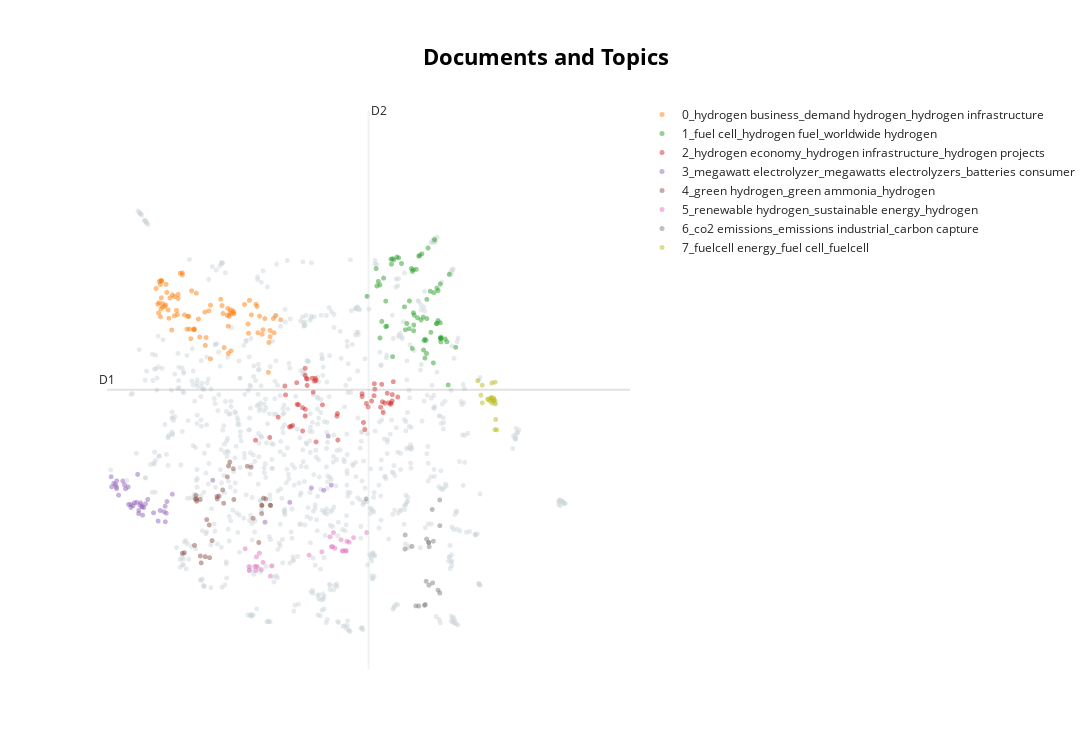

Notebook code for this chart:
### Code cell
# Embeddings to use
embedings_x     = embeddings_MiniLM

# Selected parameters
## 30, 50, 50
## 20, 30, 40
## 20, 60, 50
_minCluster = 20
_components = 60
_neighbors  = 50

# Fit the BERTopic model
topics, probs, topic_model = BERTopic_model(
                                abstracts,
                                embedings_x, 
                                n_comp        = _components, 
                                n_neigh       = _neighbors, 
                                minS_cluster  = _minCluster,
                                )
silhouette_avg, negative_topics = silhouette_score_calc(embedings_x, topics)
print(f"Silhouette score: {silhouette_avg}")

# Reduce embeddings to 2D for visualization
reduced_embeddings = umap.UMAP( n_neighbors=_neighbors, n_components=2, 
                          min_dist=0.0, metric='cosine').fit_transform(embedings_x)

# Get the abstracts information from the topic model
document_info = topic_model.get_document_info(abstracts)

# Visualize the topics
topic_model.visualize_documents(abstracts, reduced_embeddings=reduced_embeddings, 
                                hide_document_hover=True, hide_annotations=True)

### Figure 1 — Plotly figure (JSON) as saved in the notebook; plotly's stock layout.template omitted (floating-point values rounded to 4 significant figures; data arrays with more than 128 entries replaced by an {"elided": "..."} marker saying what was removed)
{"data": [{"hoverinfo": "text", "marker": {"color": "#CFD8DC", "opacity": 0.5, "size": 5}, "mode": "markers+text", "name": "other", "showlegend": false, "type": "scattergl", "x": {"elided": "874 float values"}, "y": {"elided": "874 float values"}}, {"hoverinfo": "text", "marker": {"opacity": 0.5, "size": 5}, "mode": "markers+text", "name": "0_hydrogen business_demand hydrogen_hydrogen infrastructure", "text": ["", "", "", "", "", "", "", "", "", "", "", "", "", "", "", "", "", "", "", "", "", "", "", "", "", "", "", "", "", "", "", "", "", "", "", "", "", "", "", "", "", "", "", "", "", "", "", "", "", "", "", "", "", "", "", "", "", "", "", "", "", "", "", "", "", "", "", "", "", "", "", "", "", "", "", "", "", "", "", "", "", "", "", "", "", "", ""], "textfont": {"size": 12}, "type": "scattergl", "x": [0.6836, 1.193, 0.5494, 0.4788, 0.3423, 1.776, 0.2746, 0.3054, 0.3837, 1.166, 0.749, 1.086, 0.631, 1.429, 1.47, 1.639, 1.173, 1.605, 0.6036, 0.3301, 0.604, 0.9022, 1.18, 0.4353, 1.755, 1.102, 1.705, 0.9372, 0.47, 1.248, 0.8873, 0.4468, 1.181, 1.238, 0.4088, 0.3337, 0.3279, 0.5417, 1.616, 0.3402, 0.7099, 0.7507, 0.9572, 0.2948, 1.69, 0.3961, 1.435, 1.116, 0.3606, 1.22, 1.209, 0.5503, 1.706, 0.6947, 0.3446, 1.573, 0.5778, 1.384, 0.3136, 1.684, 1.199, 0.5044, 0.7204, 1.215, 1.129, 0.5302, 0.6619, 0.6737, 0.3141, 0.8921, 0.5042, 1.446, 1.53, 0.3357, 0.352, 1.552, 1.747, 1.839, 1.252, 0.4259, 0.9575, 0.806, 0.7549, 1.541, 0.8214, 0.3994, 0.7794], "y": [7.928, 7.931, 8.238, 8.231, 8.433, 7.943, 8.32, 7.978, 8.068, 7.945, 7.74, 8.169, 7.949, 7.822, 7.95, 7.898, 8.041, 7.677, 8.512, 7.922, 8.539, 7.632, 7.791, 7.903, 7.699, 8.081, 7.731, 8.006, 7.738, 7.987, 7.989, 8.188, 7.408, 8.008, 8.266, 8.429, 8.377, 7.956, 7.741, 8.19, 7.615, 7.752, 7.333, 8.101, 7.563, 8.086, 7.692, 7.97, 8.107, 7.97, 8.02, 8.181, 7.644, 7.75, 8.424, 7.932, 8.535, 8.096, 8.418, 7.143, 7.978, 7.937, 8.288, 7.446, 7.491, 8.013, 7.749, 7.93, 8.121, 7.522, 8.206, 8.154, 8.099, 8.036, 8.063, 7.699, 7.899, 7.882, 7.965, 8.018, 8.086, 7.892, 7.745, 8.069, 7.639, 8.378, 8.254]}, {"hoverinfo": "text", "marker": {"opacity": 0.5, "size": 5}, "mode": "markers+text", "name": "1_fuel cell_hydrogen fuel_worldwide hydrogen", "text": ["", "", "", "", "", "", "", "", "", "", "", "", "", "", "", "", "", "", "", "", "", "", "", "", "", "", "", "", "", "", "", "", "", "", "", "", "", "", "", "", "", "", "", "", "", "", "", "", "", "", "", "", "", "", "", "", "", "", "", "", "", "", "", "", "", "", "", "", "", ""], "textfont": {"size": 12}, "type": "scattergl", "x": [3.601, 3.479, 3.61, 3.941, 2.924, 3.638, 3.843, 3.258, 3.036, 3.108, 3.842, 3.571, 3.851, 3.556, 3.688, 3.504, 3.723, 3.319, 3.584, 3.17, 3.848, 3.799, 3.649, 3.513, 3.77, 3.648, 3.54, 3.423, 3.046, 3.673, 3.632, 3.297, 3.084, 3.925, 3.243, 3.454, 3.063, 3.354, 3.673, 3.814, 3.157, 3.222, 3.452, 3.627, 3.67, 3.507, 3.392, 3.814, 3.842, 4.036, 3.492, 3.083, 3.663, 3.13, 3.715, 3.241, 3.156, 3.954, 3.229, 3.403, 3.851, 3.489, 3.846, 3.904, 3.509, 3.755, 3.798, 3.762, 3.503, 3.792], "y": [7.88, 8.601, 8.807, 6.966, 8.211, 7.59, 8.383, 8.723, 8.6, 7.859, 7.839, 8.774, 7.623, 7.909, 8.889, 7.979, 7.705, 8.751, 8.784, 7.792, 7.571, 8.326, 7.344, 7.946, 9.005, 7.609, 8.59, 7.829, 8.356, 8.168, 7.456, 8.761, 7.626, 7.572, 7.364, 8.145, 8.42, 8.671, 7.898, 8.29, 8.143, 8.731, 7.756, 7.919, 7.409, 7.727, 8.063, 7.871, 7.623, 7.495, 8.561, 8.371, 7.592, 8.467, 8.282, 8.74, 7.786, 8.519, 8.662, 7.74, 7.637, 7.479, 7.617, 7.612, 7.807, 7.276, 7.829, 8.262, 8.583, 7.828]}, {"hoverinfo": "text", "marker": {"opacity": 0.5, "size": 5}, "mode": "markers+text", "name": "2_hydrogen economy_hydrogen infrastructure_hydrogen projects", "text": ["", "", "", "", "", "", "", "", "", "", "", "", "", "", "", "", "", "", "", "", "", "", "", "", "", "", "", "", "", "", "", "", "", "", "", "", "", "", "", "", "", "", "", "", "", "", "", "", "", "", "", "", ""], "textfont": {"size": 12}, "type": "scattergl", "x": [1.808, 3.01, 3.143, 2.877, 2.543, 3.021, 2.114, 2.173, 2.979, 3.216, 2.86, 3.125, 2.937, 2.16, 2.045, 3.013, 2.114, 2.894, 1.95, 2.556, 2.283, 3.107, 2.283, 2.039, 2.247, 2.147, 2.915, 3.115, 3.176, 2.145, 2.551, 3.194, 1.988, 1.899, 2.272, 2.146, 1.701, 3.24, 1.966, 1.89, 2.362, 2.86, 3.252, 2.234, 2.17, 3.236, 3.225, 2.062, 2.262, 2.145, 3.308, 3.092, 1.522], "y": [6.513, 6.815, 6.713, 6.439, 6.53, 6.907, 6.32, 7.049, 6.741, 6.695, 6.843, 6.578, 6.657, 7.056, 6.694, 6.983, 6.647, 6.341, 6.376, 6.193, 6.167, 6.975, 7.031, 6.998, 6.864, 6.624, 6.706, 6.73, 6.849, 6.528, 6.565, 6.715, 6.396, 6.826, 7.06, 7.1, 6.229, 6.831, 6.386, 6.951, 6.687, 6.804, 7.011, 7.061, 6.96, 6.74, 6.71, 6.689, 7.019, 7.2, 6.796, 6.654, 6.191]}, {"hoverinfo": "text", "marker": {"opacity": 0.5, "size": 5}, "mode": "markers+text", "name": "3_megawatt electrolyzer_megawatts electrolyzers_batteries consumer", "text": ["", "", "", "", "", "", "", "", "", "", "", "", "", "", "", "", "", "", "", "", "", "", "", "", "", "", "", "", "", "", "", "", "", "", "", "", "", "", "", "", "", "", "", "", ""], "textfont": {"size": 12}, "type": "scattergl", "x": [-0.07052, -0.01426, 0.4029, 0.0803, 1.641, 0.1203, 0.1049, 0.2427, 0.07148, -0.2574, -0.224, 0.4107, -0.2897, -0.2348, 0.05772, 0.1409, -0.04242, 2.473, -0.2214, 0.9861, 0.3906, 0.1003, -0.109, 0.002719, 0.05524, -0.1441, 2.377, 0.03003, -0.04097, 0.388, 2.223, 0.09733, 0.4783, -0.196, -0.2207, 2.435, -0.1208, 0.3003, 0.3254, 0.04315, -0.2834, 1.953, -0.0769, 0.3737, 0.1697], "y": [5.288, 5.27, 5.165, 5.311, 5.04, 5.245, 5.138, 5.171, 5.281, 5.585, 5.536, 5.328, 5.677, 5.566, 5.205, 5.297, 5.286, 5.56, 5.509, 5.628, 5.045, 5.255, 5.508, 5.312, 5.161, 5.617, 5.487, 5.317, 5.245, 5.263, 5.52, 5.26, 5.432, 5.419, 5.62, 6.248, 5.562, 5.055, 5.204, 5.71, 5.537, 5.318, 5.534, 5.187, 5.359]}, {"hoverinfo": "text", "marker": {"opacity": 0.5, "size": 5}, "mode": "markers+text", "name": "4_green hydrogen_green ammonia_hydrogen", "text": ["", "", "", "", "", "", "", "", "", "", "", "", "", "", "", "", "", "", "", "", "", "", "", "", "", "", "", "", "", "", "", "", "", "", "", ""], "textfont": {"size": 12}, "type": "scattergl", "x": [1.466, 0.8293, 0.9099, 1.706, 0.7572, 1.419, 0.8276, 0.8908, 1.11, 1.169, 1.623, 1.244, 1.713, 1.603, 0.7744, 0.9778, 1.65, 1.042, 1.6, 0.9412, 1.065, 0.7697, 1.184, 1.2, 1.038, 1.123, 0.7833, 0.8408, 1.492, 1.25, 1.6, 0.6294, 0.6039, 0.9461, 1.563, 0.7836], "y": [5.81, 4.564, 5.075, 5.279, 4.714, 5.825, 5.357, 4.556, 5.492, 5.677, 5.377, 5.789, 5.273, 5.274, 5.416, 4.78, 5.366, 5.366, 5.16, 5.001, 5.406, 5.363, 5.828, 5.884, 5.399, 5.306, 5.365, 4.469, 5.093, 5.358, 5.276, 4.611, 4.601, 4.54, 4.754, 5.333]}, {"hoverinfo": "text", "marker": {"opacity": 0.5, "size": 5}, "mode": "markers+text", "name": "5_renewable hydrogen_sustainable energy_hydrogen", "text": ["", "", "", "", "", "", "", "", "", "", "", "", "", "", "", "", "", "", "", "", "", "", "", "", "", "", "", ""], "textfont": {"size": 12}, "type": "scattergl", "x": [2.5, 1.708, 2.355, 2.619, 2.475, 1.73, 1.534, 2.519, 1.514, 2.195, 2.698, 2.918, 2.67, 1.393, 2.662, 1.538, 1.444, 1.529, 1.596, 1.439, 2.615, 2.654, 2.754, 2.596, 1.617, 1.572, 2.491, 2.458], "y": [4.893, 4.282, 4.623, 4.639, 4.695, 4.427, 4.553, 4.673, 4.418, 4.577, 4.758, 4.895, 4.77, 4.666, 4.631, 4.419, 4.361, 4.359, 4.373, 4.416, 4.635, 4.642, 4.823, 4.792, 4.475, 4.605, 4.696, 4.834]}, {"hoverinfo": "text", "marker": {"opacity": 0.5, "size": 5}, "mode": "markers+text", "name": "6_co2 emissions_emissions industrial_carbon capture", "text": ["", "", "", "", "", "", "", "", "", "", "", "", "", "", "", "", "", "", "", "", ""], "textfont": {"size": 12}, "type": "scattergl", "x": [3.699, 3.535, 3.572, 3.836, 3.695, 3.74, 3.836, 3.653, 2.912, 3.643, 3.664, 3.746, 3.399, 3.487, 3.401, 3.835, 3.754, 3.814, 3.67, 3.702, 3.695], "y": [4.155, 3.864, 3.862, 4.99, 4.752, 5.218, 4.044, 3.884, 5.366, 3.872, 4.209, 4.187, 4.663, 4.698, 4.859, 5.353, 4.772, 4.085, 4.802, 4.695, 4.755]}, {"hoverinfo": "text", "marker": {"opacity": 0.5, "size": 5}, "mode": "markers+text", "name": "7_fuelcell energy_fuel cell_fuelcell", "text": ["", "", "", "", "", "", "", "", "", "", "", "", "", "", "", "", "", "", "", "", ""], "textfont": {"size": 12}, "type": "scattergl", "x": [4.518, 4.526, 4.311, 4.481, 4.528, 4.537, 4.507, 4.535, 4.444, 4.529, 4.367, 4.493, 4.488, 4.351, 4.512, 4.438, 4.464, 4.485, 4.55, 4.482, 4.369], "y": [6.759, 6.744, 7.026, 6.79, 6.339, 6.482, 6.749, 6.7, 6.768, 7.004, 6.963, 6.712, 6.994, 6.823, 6.783, 6.766, 6.74, 6.761, 6.336, 6.785, 6.715]}], "layout": {"annotations": [{"showarrow": false, "text": "D1", "x": -0.3399, "y": 6.899, "yshift": 10}, {"showarrow": false, "text": "D2", "x": 2.941, "xshift": 10, "y": 10.82}], "height": 750, "shapes": [{"line": {"color": "#CFD8DC", "width": 2}, "type": "line", "x0": 2.941, "x1": 2.941, "y0": 2.978, "y1": 10.82}, {"line": {"color": "#9E9E9E", "width": 2}, "type": "line", "x0": -0.3399, "x1": 6.223, "y0": 6.899, "y1": 6.899}], "title": {"font": {"color": "Black", "size": 22}, "text": "<b>Documents and Topics</b>", "x": 0.5, "xanchor": "center", "yanchor": "top"}, "width": 1200, "xaxis": {"visible": false}, "yaxis": {"visible": false}}}
